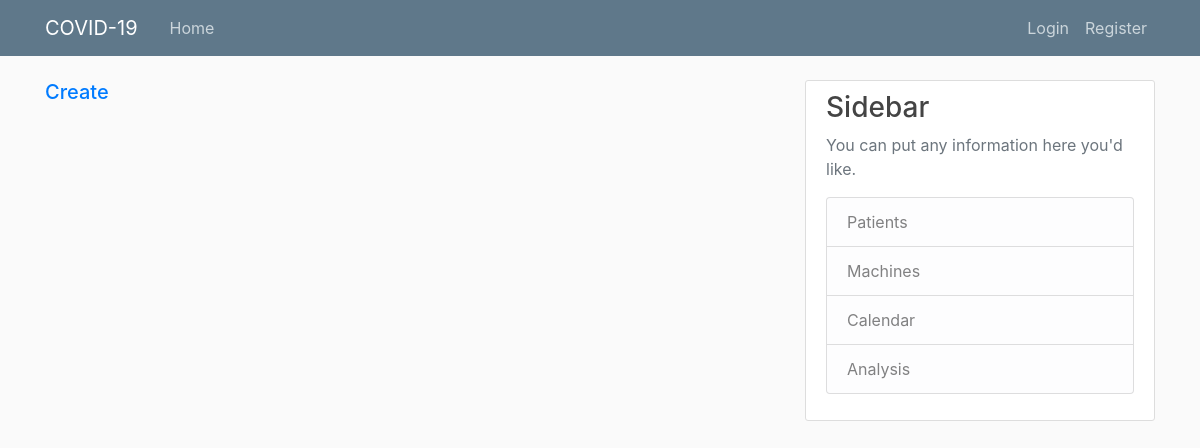
Page /manager/machines on the earlier database version.
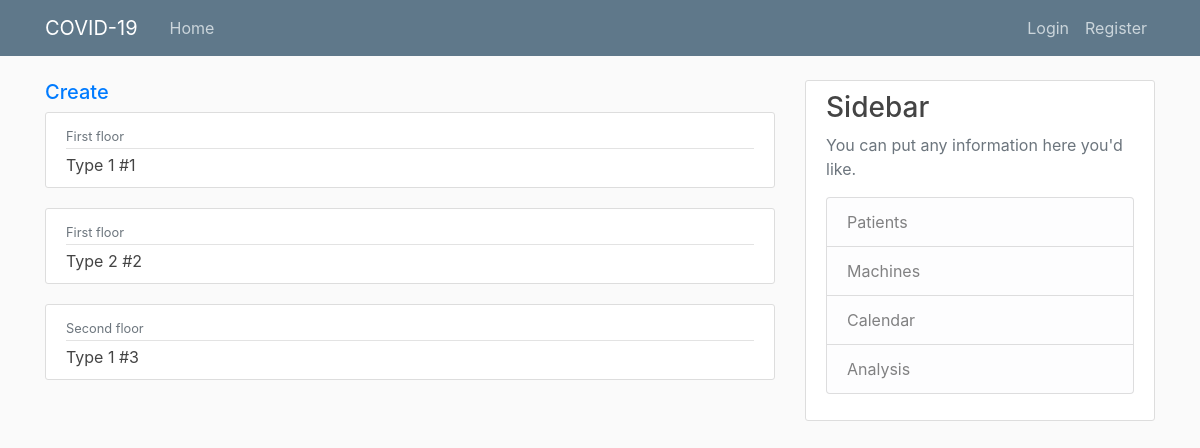
Same page on the later database version.
### manager/models.py (models this page shows, shortened)
class Machine(models.Model):
    model = models.ForeignKey(MachineType, on_delete=models.CASCADE)
    location = models.CharField(max_length=100)
    description = models.TextField(blank=True)
    patient_pk = models.IntegerField(default=0)
    def __str__(self):
    	return self.model.name + ' #' + str(self.pk)

class MachineType(models.Model):
    name = models.CharField(max_length=100)
    description = models.TextField(blank=True)

### manager/views.py (the view)
# urls.py: path('machines', views.machines, name='machines'),
def machines(request):
    return render(request, 'machines.html', {'machines': Machine.objects.all()})

### manager/templates/machines.html
{% extends "base.html" %}
{% block content %}
  <h5><a href="{% url 'machine-create' %}">Create</a></h5>
  {% for machine in machines %}
      <article class="media content-section">
        <div class="media-body">
          <div class="article-metadata">
            <small class="text-muted">{{ machine.location }}</small>
          </div>
          <a class="article-title" href="{% url 'machine' machine.pk %}">{{ machine }}</a>
        </div>
      </article>
  {% endfor %}
{% endblock content %}

### manager/templates/base.html (shortened to what this page needs)
{% load static %}
<!DOCTYPE html>
<html>
<head>
    <link rel="stylesheet" href="https://maxcdn.bootstrapcdn.com/bootstrap/4.0.0/css/bootstrap.min.css">
    <link rel="stylesheet" type="text/css" href="{% static 'main.css' %}">
</head>
<body>
    <header class="site-header">
      <nav class="navbar navbar-expand-md navbar-dark bg-steel fixed-top">
        <div class="container">
          <a class="navbar-brand mr-4" href="{% url 'home' %}">COVID-19</a>
          <div class="collapse navbar-collapse" id="navbarToggle">
            <div class="navbar-nav mr-auto">
              <a class="nav-item nav-link" href="{% url 'home' %}">Home</a>
            </div>
            <div class="navbar-nav">
              <a class="nav-item nav-link" href="#">Login</a>
              <a class="nav-item nav-link" href="#">Register</a>
            </div>
          </div>
        </div>
      </nav>
    </header>
    <main role="main" class="container">
      <div class="row">
        <div class="col-md-8">
          {% block content %}{% endblock %}
        </div>
        <div class="col-md-4">
          <div class="content-section">
            <h3>Sidebar</h3>
            <p class='text-muted'>You can put any information here you'd like.
              <ul class="list-group">
                <a class="list-group-item list-group-item-light" href="{% url 'patients' %}">Patients</a>
                  <a class="list-group-item list-group-item-light" href="{% url 'machines' %}">Machines</a>
                <li class="list-group-item list-group-item-light">Calendar</li>
                <li class="list-group-item list-group-item-light">Analysis</li>
              </ul>
            </p>
          </div>
        </div>
      </div>
    </main>
</body>
</html>

### manager/static/main.css (style rules this page uses)
body { background: #fafafa; color: #333333; margin-top: 5rem; }
h1, h2, h3, h4, h5, h6 { color: #444444; }
ul { margin: 0; }
.bg-steel { background-color: #5f788a; }
.site-header .navbar-nav .nav-link { color: #cbd5db; }
.content-section { background: #ffffff; padding: 10px 20px; border: 1px solid #dddddd; border-radius: 3px; margin-bottom: 20px; }
.article-title { color: #444444; }
.article-metadata { padding-bottom: 1px; margin-bottom: 4px; border-bottom: 1px solid #e3e3e3 }

Differences in the rows shown:
added Machine: location "First floor", model+id "Type 1 #1"
added Machine: location "First floor", model+id "Type 2 #2"
added Machine: location "Second floor", model+id "Type 1 #3"
